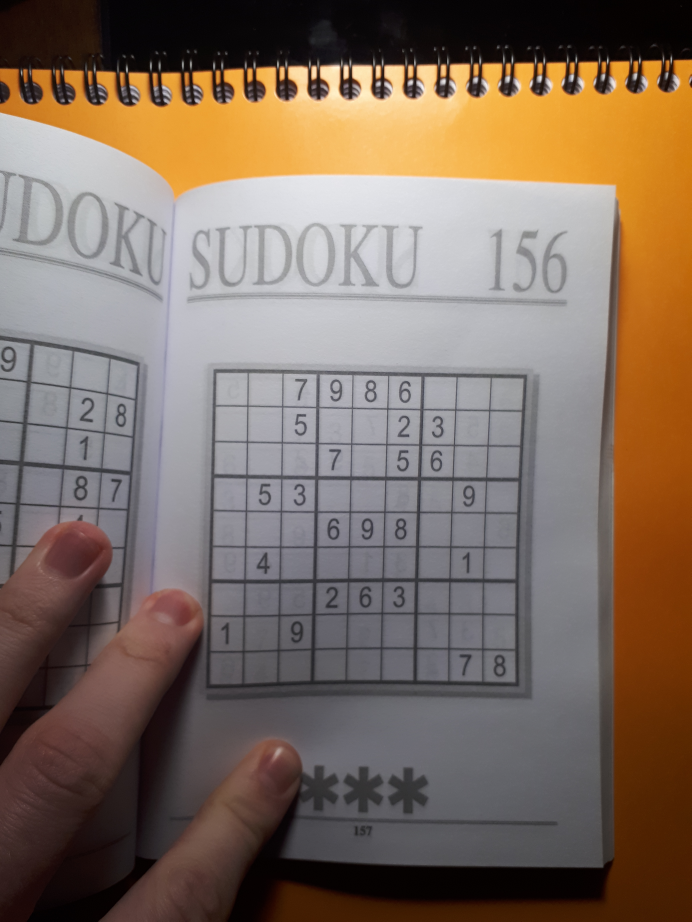
#> input picture img/20211107_190954.jpg, 3456 x 4608 px (shown at 1/5 size)
$ python -i picture.py   (imports and definitions only)
#> lines starting #> are read from the running program, lines starting #| are printed output that depends on the picture; after the words box and inside, x2 and y2 are one past the last pixel; in counts of white or black regions, pixels touching at a corner belong together
"""
Picture treatment module.
"""
import numpy as np
import skimage.color
import skimage.filters
import skimage.io
from scipy import ndimage, spatial
from scipy.signal import argrelextrema
from PIL import Image, ImageDraw, ImageFont
import cv2
import imutils


# [17 lines left out: function binarize, not called in this run]


def perspective_transform(binarized_img: np.ndarray) -> np.ndarray:
    binarized_img = binarized_img.astype("uint8")
    cnts = cv2.findContours(
        binarized_img.copy(), cv2.RETR_EXTERNAL, cv2.CHAIN_APPROX_SIMPLE
    )
    cnts = imutils.grab_contours(cnts)
    cnts = sorted(cnts, key=cv2.contourArea, reverse=True)

    puzzleCnt = None
    for c in cnts:
        peri = cv2.arcLength(c, True)
        approx = cv2.approxPolyDP(c, 0.02 * peri, True)

        if len(approx) == 4:
            puzzleCnt = approx.reshape((4, 2)).astype("float32")
            break

    (tl, bl, br, tr) = puzzleCnt
    rect = np.array([tl, tr, br, bl])
    distances = spatial.distance.cdist(rect, rect)

    maxWidth = max(int(distances[0, 1]), int(distances[2, 3]))
    maxHeight = max(int(distances[0, 3]), int(distances[2, 3]))

    margin = 50

    dst = np.array(
        [
            [margin, margin],
            [maxWidth - margin, margin],
            [maxWidth - margin, maxHeight - margin],
            [margin, maxHeight - margin],
        ],
        dtype="float32",
    )

    M = cv2.getPerspectiveTransform(rect, dst)
    return cv2.warpPerspective(binarized_img, M, (maxWidth, maxHeight))


# [188 lines left out: functions binary_dilatation, get_largest_connected_components, clear_spikes, get_highest_spikes, filter_digit_pictures, create_grid_picture, not called in this run]

>>> import cv2
>>> picture = cv2.imread('../img/20211107_190954.jpg', cv2.IMREAD_GRAYSCALE)
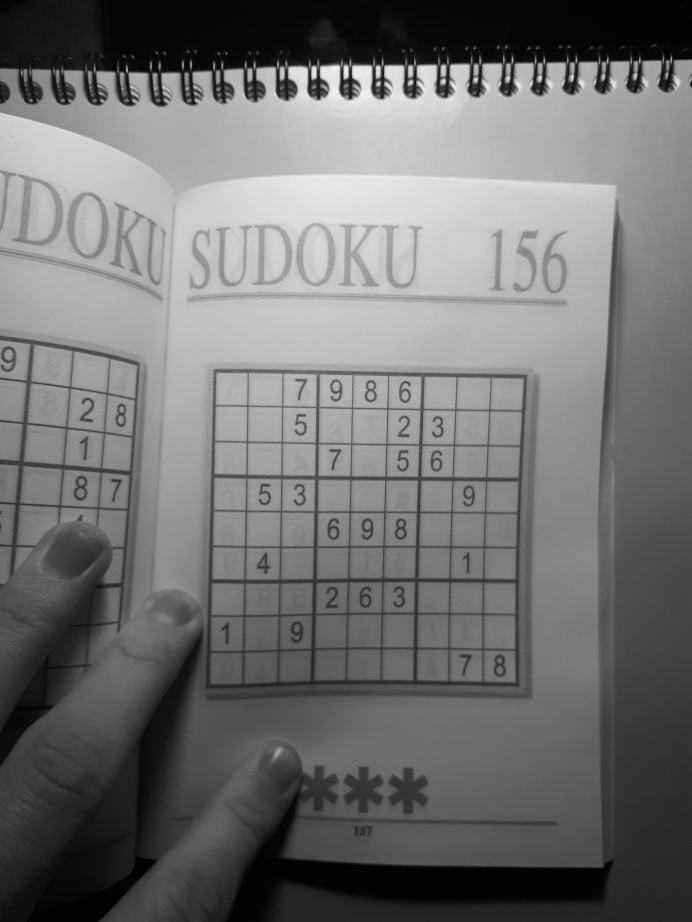
#> picture: shape (4608, 3456) (shown at 1/5 size); min 0, max 253, mean 112.7
>>> result = perspective_transform(picture)
#> in perspective_transform, `cnts = cv2.findContours( binarized_img.copy(), cv2.RETR_EXTERNAL, cv2...`: cnts = 1 contour; box (x1, y1, x2, y2) and area: (0, 0, 3456, 4608) 15916892
#> the loop in perspective_transform, `for c in cnts:` made 1 pass
#> (peri, puzzleCnt) on pass 1: (16349.1, [[0, 0], [0, 4607], [3455, 4607], [3455, 0]])
#> in perspective_transform, `(tl, bl, br, tr) = puzzleCnt`: tl = [0, 0]; bl = [0, 4607]; br = [3455, 4607]; tr = [3455, 0]
#> in perspective_transform, `rect = np.array([tl, tr, br, bl])`: rect = [[0, 0], [3455, 0], [3455, 4607], [0, 4607]]
#> in perspective_transform, `distances = spatial.distance.cdist(rect, rect)`: distances = [[0, 3455, 5758.6, 4607], [3455, 0, 4607, 5758.6], [5758.6, 4607, 0, 3455], [4607, 5758.6, 3455, 0]]
#> in perspective_transform, `maxWidth = max(int(distances[0, 1]), int(distances[2, 3]))`: maxWidth = 3455
#> in perspective_transform, `maxHeight = max(int(distances[0, 3]), int(distances[2, 3]))`: maxHeight = 4607
#> in perspective_transform, `dst = np.array( [ [margin, margin], [maxWidth - margin, margin], [maxW..`: dst = [[50, 50], [3405, 50], [3405, 4557], [50, 4557]]
#> in perspective_transform, `M = cv2.getPerspectiveTransform(rect, dst)`: M = [[0.971, 0, 50], [0, 0.978, 50], [0, 0, 1]]
#> in perspective_transform, `return cv2.warpPerspective(binarized_img, M, (maxWidth, maxHeight))`:
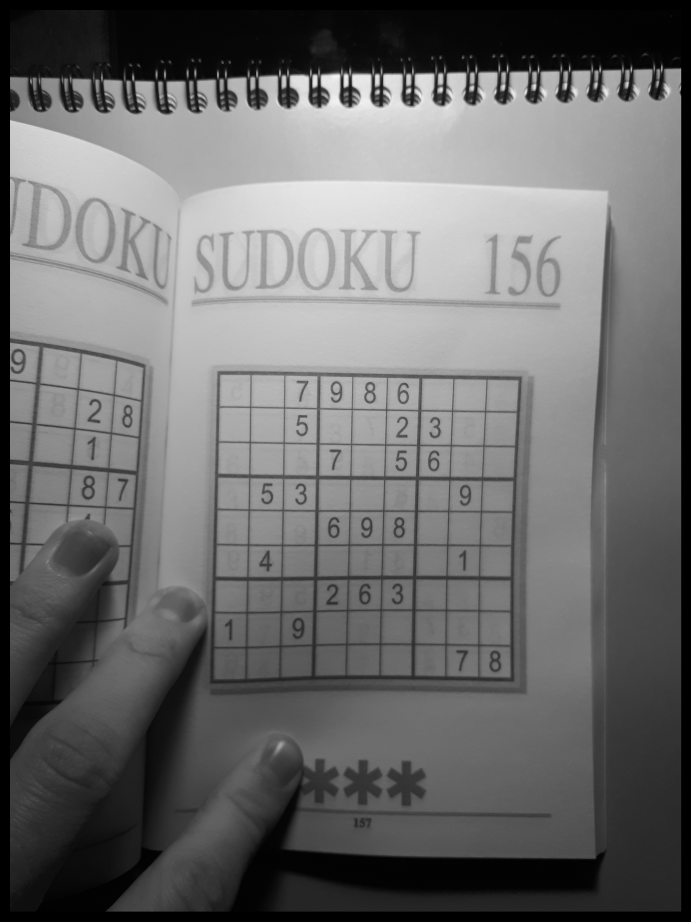
#> returned value: shape (4607, 3455) (shown at 1/5 size); min 0, max 252, mean 107.1

$ run again, on img/20211107_191003.jpg
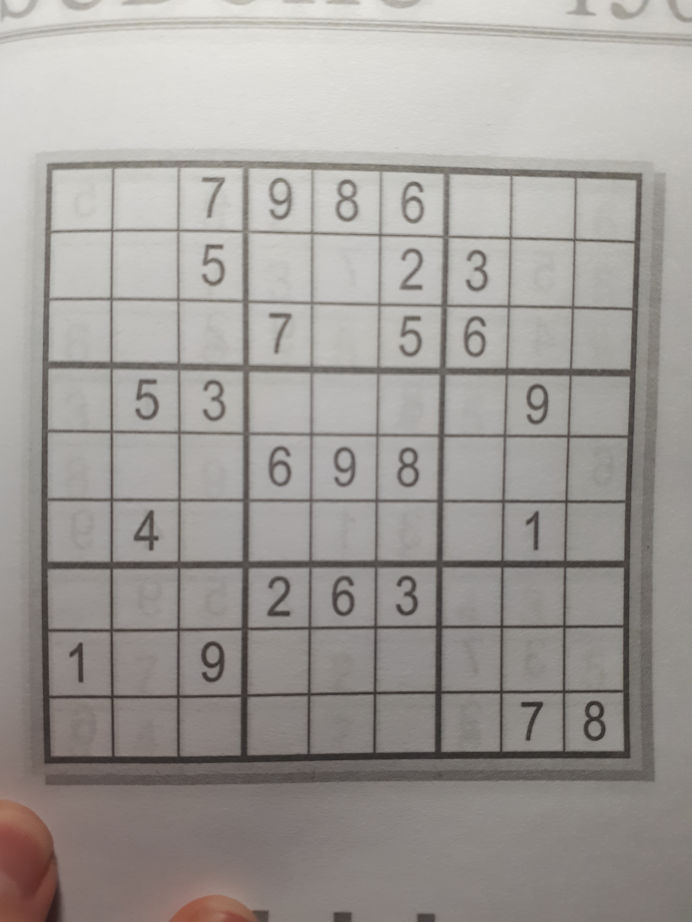
#> input picture img/20211107_191003.jpg, 3456 x 4608 px (shown at 1/5 size)
#> in perspective_transform, `cnts = cv2.findContours( binarized_img.copy(), cv2.RETR_EXTERNAL, cv2...`: cnts = 1 contour; box (x1, y1, x2, y2) and area: (0, 0, 3456, 4608) 15917185
#> in perspective_transform, `cnts = imutils.grab_contours(cnts)`: cnts = [[[0, 0], [0, 4607], [3455, 4607], [3455, 0]]]
#> the loop in perspective_transform, `for c in cnts:` made 1 pass
#> (peri, puzzleCnt) on pass 1: (16124, [[0, 0], [0, 4607], [3455, 4607], [3455, 0]])
#> tl = [0, 0]; bl = [0, 4607]; br = [3455, 4607]; tr = [3455, 0]
#> rect = [[0, 0], [3455, 0], [3455, 4607], [0, 4607]]
#> distances = [[0, 3455, 5758.6, 4607], [3455, 0, 4607, 5758.6], [5758.6, 4607, 0, 3455], [4607, 5758.6, 3455, 0]]
#> maxWidth = 3455
#> maxHeight = 4607
#> dst = [[50, 50], [3405, 50], [3405, 4557], [50, 4557]]
#> M = [[0.971, 0, 50], [0, 0.978, 50], [0, 0, 1]]
#> in perspective_transform, `return cv2.warpPerspective(binarized_img, M, (maxWidth, maxHeight))`:
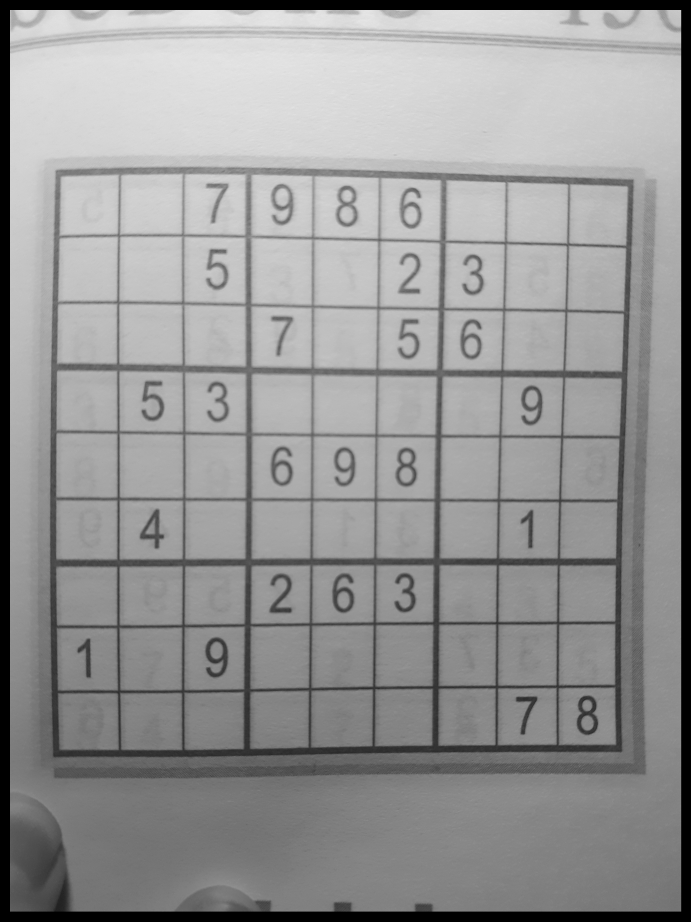
#> returned value: shape (4607, 3455) (shown at 1/5 size); min 0, max 236, mean 148.8
